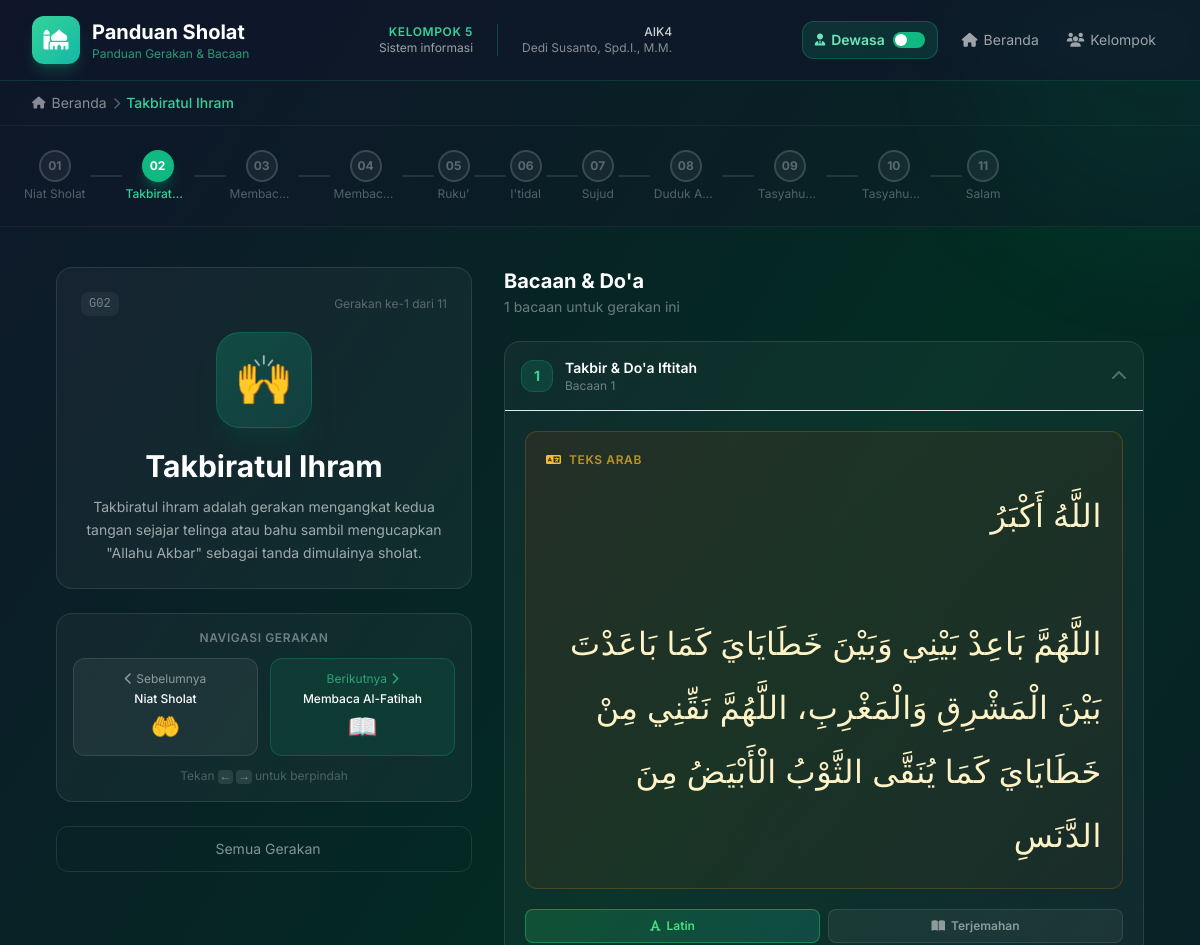
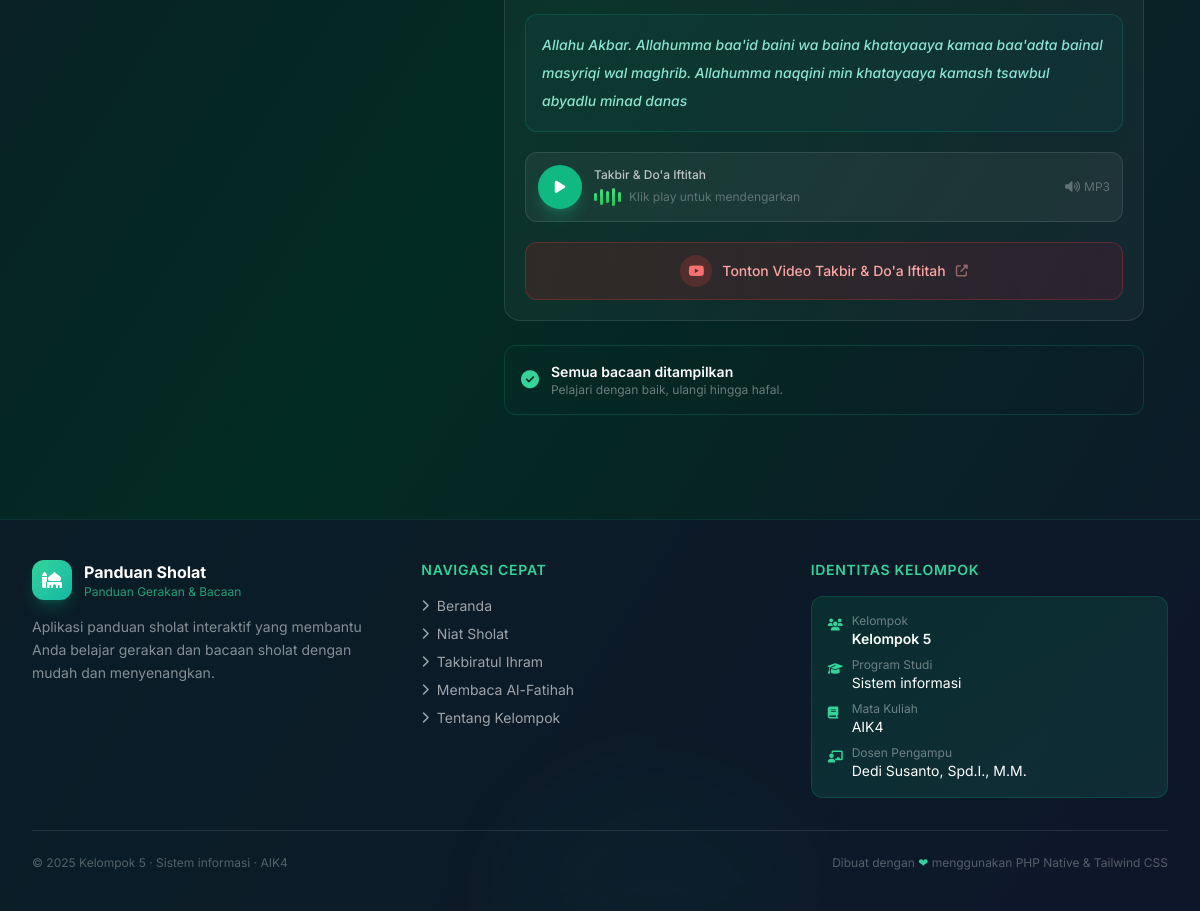
Screenshot of /detail.php?id=2 with the database file from the repository (2 pictures, top to bottom).
### tables this page shows
CREATE TABLE `gerakan_sholat` (
    `id`                INT AUTO_INCREMENT PRIMARY KEY,
    `kode`              VARCHAR(10) NOT NULL UNIQUE COMMENT 'Kode unik gerakan, e.g. G01',
    `nama`              VARCHAR(100) NOT NULL COMMENT 'Nama gerakan sholat',
    `icon`              VARCHAR(50) NOT NULL DEFAULT '🕌' COMMENT 'Emoji icon',
    `warna`             VARCHAR(20) NOT NULL DEFAULT 'emerald' COMMENT 'Nama warna tema (Tailwind)',
    `gambar`            VARCHAR(255) DEFAULT NULL COMMENT 'Path gambar/SVG gerakan',
    `deskripsi_dewasa`  TEXT NOT NULL COMMENT 'Deskripsi untuk mode dewasa',
    `deskripsi_anak`    TEXT NOT NULL COMMENT 'Deskripsi untuk mode anak-anak',
    `urutan`            INT NOT NULL DEFAULT 0 COMMENT 'Urutan tampil (sorting)',
    `created_at`        TIMESTAMP DEFAULT CURRENT_TIMESTAMP,
    `updated_at`        TIMESTAMP DEFAULT CURRENT_TIMESTAMP ON UPDATE CURRENT_TIMESTAMP,
    INDEX `idx_urutan` (`urutan`)
);

CREATE TABLE `bacaan_sholat` (
    `id`                INT AUTO_INCREMENT PRIMARY KEY,
    `gerakan_id`        INT NOT NULL COMMENT 'FK ke gerakan_sholat',
    `judul`             VARCHAR(150) NOT NULL COMMENT 'Judul bacaan',
    `arab`              TEXT NOT NULL COMMENT 'Teks Arab',
    `latin`             TEXT NOT NULL COMMENT 'Transliterasi Latin',
    `terjemah_dewasa`   TEXT NOT NULL COMMENT 'Terjemahan mode dewasa',
    `terjemah_anak`     TEXT NOT NULL COMMENT 'Terjemahan mode anak-anak',
    `audio_file`        VARCHAR(255) DEFAULT NULL COMMENT 'Path file audio MP3',
    `video_url`         VARCHAR(500) DEFAULT NULL COMMENT 'URL YouTube embed',
    `urutan`            INT NOT NULL DEFAULT 0 COMMENT 'Urutan tampil dalam gerakan',
    `created_at`        TIMESTAMP DEFAULT CURRENT_TIMESTAMP,
    `updated_at`        TIMESTAMP DEFAULT CURRENT_TIMESTAMP ON UPDATE CURRENT_TIMESTAMP,
    INDEX `idx_gerakan_urutan` (`gerakan_id`, `urutan`),
    CONSTRAINT `fk_bacaan_gerakan`
        FOREIGN KEY (`gerakan_id`) REFERENCES `gerakan_sholat`(`id`)
        ON DELETE CASCADE ON UPDATE CASCADE
);

### detail.php (the view, shortened to what the rows shown need)
<?php
require_once 'config/data.php';
$id      = isset($_GET['id']) ? (int)$_GET['id'] : 1;
$gerakan = null;
$idx     = 0;
foreach ($gerakanSholat as $i => $g) {
    if ($g['id'] === $id) {
        $gerakan = $g;
        $idx     = $i;
        break;
    }
}
$prevGerakan = $idx > 0 ? $gerakanSholat[$idx - 1] : null;
$nextGerakan = $idx < count($gerakanSholat) - 1 ? $gerakanSholat[$idx + 1] : null;
include 'includes/header.php';
include 'includes/nav.php';
?>
<div class="relative z-10 overflow-x-auto py-6 bg-slate-900/40 border-b border-white/5">
    <div class="flex items-center min-w-max mx-auto px-6 gap-0">
        <?php foreach ($gerakanSholat as $i => $g): ?>
        <div class="flex items-center">
            <a href="detail.php?id=<?= $g['id'] ?>"
               title="<?= htmlspecialchars($g['nama']) ?>"
               class="progress-step flex flex-col items-center gap-1 group">
                <div class="w-8 h-8 rounded-full border-2 flex items-center justify-center text-xs font-bold transition-all duration-300
                    <?php if ($g['id'] == $id): ?>
                        border-emerald-500 bg-emerald-500 text-white shadow-lg shadow-emerald-500/30
                    <?php elseif ($i < $idx): ?>
                        border-emerald-600/60 bg-emerald-600/20 text-emerald-400
                    <?php else: ?>
                        border-white/15 bg-white/5 text-white/30 group-hover:border-emerald-500/50 group-hover:text-white/60
                    <?php endif; ?>">
                    <?php if ($i < $idx): ?>
                        <i class="fas fa-check text-xs"></i>
                    <?php else: ?>
                        <?= str_pad($i + 1, 2, '0', STR_PAD_LEFT) ?>
                    <?php endif; ?>
                </div>
                <span class="text-xs whitespace-nowrap max-w-16 truncate text-center
                    <?= $g['id'] == $id ? 'text-emerald-400 font-medium' : 'text-white/30' ?>">
                    <?= htmlspecialchars($g['nama']) ?>
                </span>
            </a>
            <?php if ($i < count($gerakanSholat) - 1): ?>
            <div class="w-8 h-0.5 mx-1 rounded-full transition-colors
                <?= $i < $idx ? 'bg-emerald-500/50' : 'bg-white/10' ?>"></div>
            <?php endif; ?>
        </div>
        <?php endforeach; ?>
    </div>
</div>
<div class="max-w-6xl mx-auto px-4 sm:px-6 lg:px-8 py-10">
    <div class="grid grid-cols-1 lg:grid-cols-5 gap-8">
        <div class="lg:col-span-2 space-y-6">
            <div class="glass-card rounded-2xl p-6 border border-white/10 animate__animated animate__fadeInLeft">
                <div class="flex items-center justify-between mb-4">
                    <span class="text-xs font-mono text-white/40 bg-white/5 px-2 py-1 rounded-lg"><?= $gerakan['kode'] ?></span>
                    <span class="text-xs text-white/30">Gerakan ke-<?= $idx + 1 ?> dari <?= count($gerakanSholat) ?></span>
                </div>
                <div class="flex justify-center mb-5">
                    <div class="w-24 h-24 rounded-3xl bg-gradient-to-br from-emerald-500/25 to-teal-500/15
                                border border-emerald-500/25 flex items-center justify-center text-5xl
                                animate-float shadow-xl shadow-emerald-900/30">
                        <?= $gerakan['icon'] ?>
                    </div>
                </div>
                <h2 class="text-2xl md:text-3xl font-bold text-white text-center mb-2">
                    <?= htmlspecialchars($gerakan['nama']) ?>
                </h2>
                <div x-show="!isAnakMode" class="text-white/60 text-sm leading-relaxed text-center mt-3">
                    <?= htmlspecialchars($gerakan['deskripsi']['dewasa']) ?>
                </div>
            </div>
            <div class="glass-card rounded-2xl p-4 border border-white/10">
                <div class="flex gap-3">
                    <?php if ($prevGerakan): ?>
                    <a href="detail.php?id=<?= $prevGerakan['id'] ?>"
                       id="nav-prev"
                       class="flex-1 flex flex-col items-center p-3 rounded-xl bg-white/5 hover:bg-white/10 border border-white/10 hover:border-white/20 transition-all group">
                        <div class="flex items-center gap-1 text-white/50 group-hover:text-white text-sm mb-1">
                            <i class="fas fa-chevron-left text-xs"></i>
                            <span class="text-xs">Sebelumnya</span>
                        </div>
                        <span class="text-white font-medium text-xs text-center"><?= htmlspecialchars($prevGerakan['nama']) ?></span>
                        <span class="text-2xl mt-1"><?= $prevGerakan['icon'] ?></span>
                    </a>
                    <?php else: ?>
                    <div class="flex-1 flex flex-col items-center p-3 rounded-xl bg-white/3 border border-white/5 opacity-40">
                        <span class="text-white/30 text-xs">Awal</span>
                    </div>
                    <?php endif; ?>
                    <?php if ($nextGerakan): ?>
                    <a href="detail.php?id=<?= $nextGerakan['id'] ?>"
                       id="nav-next"
                       class="flex-1 flex flex-col items-center p-3 rounded-xl bg-emerald-500/10 hover:bg-emerald-500/20 border border-emerald-500/25 hover:border-emerald-500/50 transition-all group">
                        <div class="flex items-center gap-1 text-emerald-400/70 group-hover:text-emerald-400 text-sm mb-1">
                            <span class="text-xs">Berikutnya</span>
                            <i class="fas fa-chevron-right text-xs"></i>
                        </div>
                        <span class="text-white font-medium text-xs text-center"><?= htmlspecialchars($nextGerakan['nama']) ?></span>
                        <span class="text-2xl mt-1"><?= $nextGerakan['icon'] ?></span>
                    </a>
                    <?php endif; ?>
                </div>
            </div>
        </div>
        <div class="lg:col-span-3 space-y-6 animate__animated animate__fadeInRight">
            <?php foreach ($gerakan['bacaan'] as $bIdx => $bacaan): ?>
            <div class="glass-card rounded-2xl border border-white/10 overflow-hidden"
                 x-data="{ showVideo: false, isExpanded: true }"
                 style="animation-delay: <?= $bIdx * 0.1 ?>s">
                <div class="flex items-center justify-between p-4 border-b border-white/8 cursor-pointer"
                     @click="isExpanded = !isExpanded">
                    <div class="flex items-center gap-3">
                        <div class="w-8 h-8 rounded-xl bg-emerald-500/15 border border-emerald-500/25 flex items-center justify-center text-emerald-400 text-sm font-bold">
                            <?= $bIdx + 1 ?>
                        </div>
                        <div>
                            <h4 class="text-white font-semibold text-sm"><?= htmlspecialchars($bacaan['judul']) ?></h4>
                            <p class="text-white/40 text-xs">Bacaan <?= $bIdx + 1 ?></p>
                        </div>
                    </div>
                    <i class="fas fa-chevron-down text-white/30 transition-transform duration-200"
                       :class="isExpanded ? 'rotate-180' : ''"></i>
                </div>
                <div x-show="isExpanded" x-collapse class="p-5 space-y-5">
                    <div class="p-5 rounded-xl bg-gradient-to-br from-amber-900/20 to-yellow-900/10 border border-amber-500/20">
                        <div class="flex items-center gap-2 mb-4">
                            <i class="fas fa-language text-amber-400 text-xs"></i>
                            <span class="text-amber-400/70 text-xs uppercase tracking-wider font-semibold">Teks Arab</span>
                        </div>
                        <p class="arabic-text"><?= nl2br($bacaan['arab']) ?></p>
                    </div>
                    <div x-data="{ tab: 'latin' }">
                        <div class="flex gap-2 mb-4">
                            <button @click="tab='latin'"
                                    :class="tab === 'latin' ? 'bacaan-tab-btn active bg-emerald-500/15 border-emerald-500/40 text-emerald-400' : 'bacaan-tab-btn bg-white/5 border-white/10 text-white/50 hover:text-white hover:bg-white/10'"
                                    class="flex-1 py-2 text-xs font-semibold rounded-lg border transition-all">
                                <i class="fas fa-font mr-1.5"></i>Latin
                            </button>
                            <button @click="tab='terjemah'"
                                    :class="tab === 'terjemah' ? 'bacaan-tab-btn active bg-emerald-500/15 border-emerald-500/40 text-emerald-400' : 'bacaan-tab-btn bg-white/5 border-white/10 text-white/50 hover:text-white hover:bg-white/10'"
                                    class="flex-1 py-2 text-xs font-semibold rounded-lg border transition-all">
                                <i class="fas fa-book-open mr-1.5"></i>Terjemahan
                            </button>
                        </div>
                        <div x-show="tab === 'latin'" x-transition>
                            <div class="p-4 rounded-xl bg-teal-900/20 border border-teal-500/20">
                                <p class="text-teal-200/90 text-sm leading-loose italic font-medium">
                                    <?= htmlspecialchars($bacaan['latin']) ?>
                                </p>
                            </div>
                        </div>
                    </div>
                    <?php
                        $audioJs = htmlspecialchars(json_encode(BASE_URL . $bacaan['audio'], JSON_UNESCAPED_UNICODE), ENT_QUOTES, 'UTF-8');
                        $judulJs = htmlspecialchars(json_encode($bacaan['judul'], JSON_UNESCAPED_UNICODE), ENT_QUOTES, 'UTF-8');
                    ?>
                    <div class="flex items-center gap-3 p-3 rounded-xl bg-white/5 border border-white/10">
                        <button onclick="playAudio(<?= $audioJs ?>, <?= $judulJs ?>)"
                                id="audio-btn-<?= $bIdx ?>"
                                class="w-11 h-11 rounded-full bg-emerald-500 hover:bg-emerald-400 text-white flex items-center justify-center shadow-lg shadow-emerald-500/30 transition-all hover:scale-105 flex-shrink-0">
                            <i class="fas fa-play text-sm"></i>
                        </button>
                        <div class="flex-1 min-w-0">
                            <p class="text-white/70 text-xs font-medium"><?= htmlspecialchars($bacaan['judul']) ?></p>
                            <div class="flex items-center gap-2 mt-1">
                                <div class="audio-wave paused" id="wave-<?= $bIdx ?>">
                                    <span></span><span></span><span></span><span></span><span></span>
                                </div>
                                <span class="text-white/30 text-xs">Klik play untuk mendengarkan</span>
                            </div>
                        </div>
                        <div class="flex items-center gap-1 text-white/30">
                            <i class="fas fa-volume-up text-xs"></i>
                            <span class="text-xs">MP3</span>
                        </div>
                    </div>
                    <?php if (!empty($bacaan['video'])): ?>
                    <?php
                        $videoJs = htmlspecialchars(json_encode($bacaan['video'], JSON_UNESCAPED_UNICODE), ENT_QUOTES, 'UTF-8');
                    ?>
                    <button @click="openVideo(<?= $videoJs ?>, <?= $judulJs ?>)"
                            class="w-full flex items-center justify-center gap-2.5 py-3 rounded-xl
                                   bg-gradient-to-r from-red-900/30 to-rose-900/20 border border-red-500/25
                                   hover:from-red-900/50 hover:border-red-500/50 transition-all group text-sm font-medium text-red-300 hover:text-red-200">
                        <div class="w-8 h-8 rounded-full bg-red-500/20 flex items-center justify-center group-hover:bg-red-500/30 transition-colors">
                            <i class="fab fa-youtube text-red-400"></i>
                        </div>
                        <span>Tonton Video <?= htmlspecialchars($bacaan['judul']) ?></span>
                        <i class="fas fa-external-link-alt text-xs opacity-50"></i>
                    </button>
                    <?php endif; ?>
                </div>
            </div>
            <?php endforeach; ?>
        </div>
    </div>
</div>
<?php include 'includes/footer.php'; ?>

### includes/footer.php (shortened to what the rows shown need)
    </main>
    <footer class="relative z-10 mt-16 border-t border-emerald-500/15 bg-slate-900/70 backdrop-blur-xl">
        <div class="max-w-7xl mx-auto px-4 sm:px-6 lg:px-8 py-10">
            <div class="grid grid-cols-1 md:grid-cols-3 gap-8">
                <div>
                    <ul class="space-y-2">
                        <?php
                        if (isset($gerakanSholat)):
                            $firstThree = array_slice($gerakanSholat, 0, 3);
                            foreach ($firstThree as $g):
                        ?>
                        <li>
                            <a href="<?= BASE_URL ?>detail.php?id=<?= $g['id'] ?>"
                               class="text-white/60 hover:text-emerald-400 text-sm transition-colors flex items-center gap-2">
                                <i class="fas fa-chevron-right text-xs"></i> <?= htmlspecialchars($g['nama']) ?>
                            </a>
                        </li>
                        <?php endforeach; endif; ?>
                    </ul>
                </div>
            </div>
        </div>
    </footer>
</body>
</html>

### rows the page displays
gerakan_sholat: i "01", nama "Niat Sholat", icon "🤲"
gerakan_sholat: i "02", nama "Takbirat…", kode "G02", icon "🙌", nama "Takbiratul Ihram", deskripsi_dewasa "Takbiratul ihram adalah gerakan mengangkat kedua tangan sejajar telinga atau bahu sambil mengucapkan \"Allahu Akbar\" sebagai tanda dimulainya sholat."
gerakan_sholat: i "03", nama "Membac…", nama "Membaca Al-Fatihah", icon "📖"
gerakan_sholat: i "04", nama "Membac…"
gerakan_sholat: i "05", nama "Ruku'"
gerakan_sholat: i "06", nama "I'tidal"
gerakan_sholat: i "07", nama "Sujud"
gerakan_sholat: i "08", nama "Duduk A…"
gerakan_sholat: i "09", nama "Tasyahu…"
gerakan_sholat: i "10", nama "Tasyahu…"
gerakan_sholat: i "11", nama "Salam"
bacaan_sholat: judul "Takbir & Do'a Iftitah", arab "اللَّهُ أَكْبَرُ اللَّهُمَّ بَاعِدْ بَيْنِي وَبَيْنَ خَطَايَايَ كَمَا بَاعَدْتَ بَيْنَ الْمَشْرِقِ وَالْمَغْرِبِ، اللَّهُمَّ نَقِّنِي مِنْ خَطَايَايَ كَمَا يُنَقَّى الثَّوْبُ الْأَبْيَضُ مِنَ الدَّنَسِ", latin "Allahu Akbar. Allahumma baa'id baini wa baina khatayaaya kamaa baa'adta bainal masyriqi wal maghrib. Allahumma naqqini min khatayaaya kamash tsawbul abyadlu minad danas"

### other values shown
APP_NAME "Panduan Sholat"
KELOMPOK_NAMA "KELOMPOK 5"
PRODI "Sistem informasi"
MATA_KULIAH "AIK4"
DOSEN "Dedi Susanto, Spd.I., M.M."
$crumb['label'] "Takbiratul Ihram"
$idx + 1 "1"
count($gerakanSholat) "11"
count($gerakan['bacaan']) "1"
KELOMPOK_NAMA "Kelompok 5"
